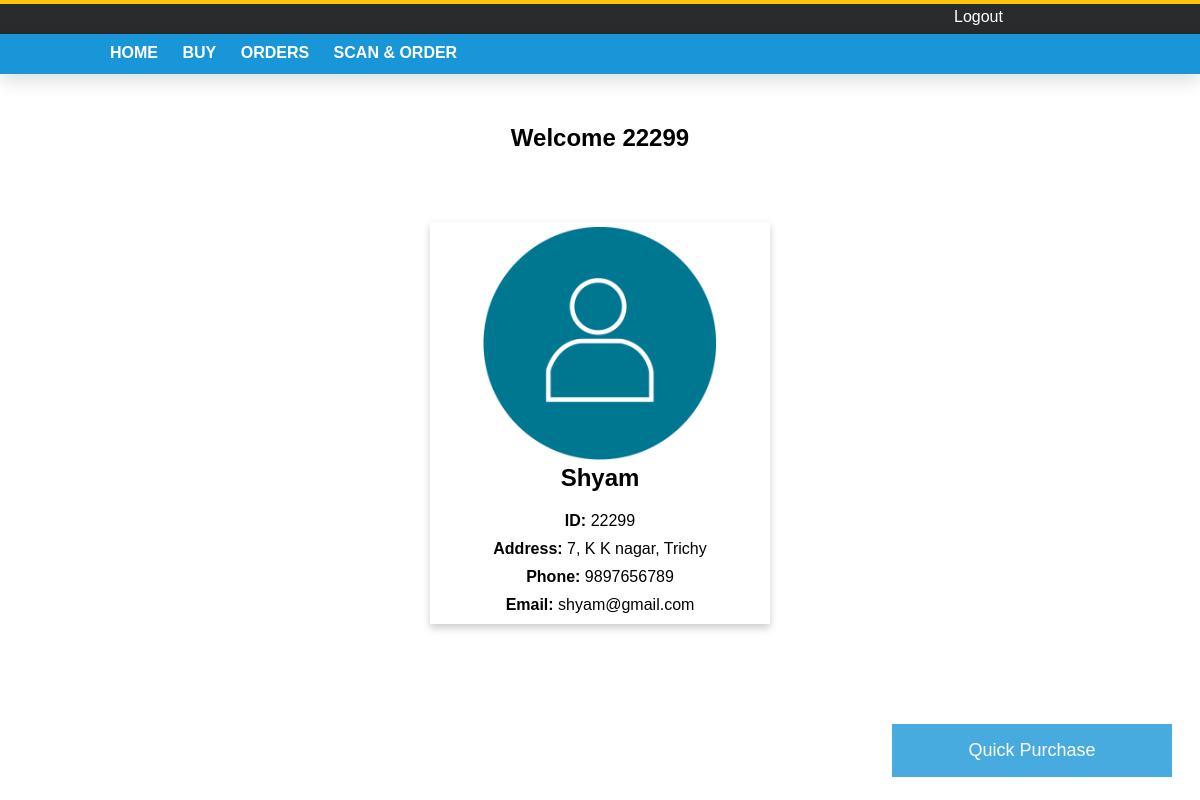
Screenshot of /Homepage.php (signed in) with the database file from the repository.
### tables this page shows
CREATE TABLE `customer` (
  `uid` varchar(20) NOT NULL,
  `pass` varchar(20) DEFAULT NULL,
  `fname` varchar(15) DEFAULT NULL,
  `lname` varchar(15) DEFAULT NULL,
  `email` varchar(30) DEFAULT NULL,
  `address` varchar(128) DEFAULT NULL,
  `phno` bigint(20) DEFAULT NULL
);

### Homepage.php (the view, shortened to what this page needs)
<?php
$servername = "localhost";
$username = "root";
$password = "";
$dbname = "drugdatabase";
$conn = new mysqli($servername, $username, $password, $dbname);
$guid = $_SESSION['currentuser'];
$query = "SELECT fname, uid, address, phno, email FROM customer WHERE uid=?";
$stmt = $conn->prepare($query);
$stmt->bind_param("s", $guid);
$stmt->execute();
$result = $stmt->get_result();
$user = $result->fetch_assoc();
?>
<!DOCTYPE html>
<html>
<head>
<link rel="stylesheet" href="css/Homepage.css">
</head>
<body>
<div class="main">
    <div class="topbar2">
        <div class="container1">
            <div class="logout-btn">
                <a href="Logout.php">Logout</a>
            </div>
        </div>
    </div>
    <div class="header">
        <div class="container2">
            <div class="navbar">
                <a href="Homepage.php?id=<?= urlencode($guid) ?>">HOME</a>
                <a href="Buy.php?id=<?= urlencode($guid) ?>">BUY</a>
                <a href="Orders.php?id=<?= urlencode($guid) ?>">ORDERS</a>
                <a href="scan.php?id=<?= urlencode($guid) ?>">SCAN & ORDER</a>
            </div>
        </div>
    </div>
</div>
<div class="active">
    <div class="filler"></div>
    <h2>Welcome <?php echo htmlspecialchars($guid); ?></h2>
    <?php if ($user): ?>
    <div class="filler2"></div>
    <div class="card">
        <img src="images/User.png" class="Avatar" width=234 height=234>
        <div class="container">
            <div class="space1"><b><?php echo htmlspecialchars($user['fname']); ?></b></div>
            <div class="filler3"></div>
            <div class="space"><b>ID: </b><?php echo htmlspecialchars($user['uid']); ?></div>
            <div class="space"><b>Address: </b><?php echo htmlspecialchars($user['address']); ?></div>
            <div class="space"><b>Phone: </b><?php echo htmlspecialchars($user['phno']); ?></div>
            <div class="space"><b>Email: </b><?php echo htmlspecialchars($user['email']); ?></div>
        </div>
    </div>
    <?php else: ?>
    <p>User data not found.</p>
    <?php endif; ?>
</div>
<button class="open-button" onclick="openForm()">Quick Purchase</button>
</body>
</html>

### css/Homepage.css (style rules this page uses)
body { margin: 0; padding: 0; font-family: sans-serif; background: white; }
.main { margin: 0 auto; width: 100%; height: auto; }
.topbar2 { width: 100%; height: 30px; background-color: #2a2b2c; }
.container1 { width: 1000px; height: 30px; background-color: transparent; margin: 0 auto; }
.container2 { width: 1000px; height: 30px; background-color: transparent; margin: 0 auto; }
.logout-btn { width: 150px; height: 30px; float: right; }
.logout-btn a { display: block; color: white; text-decoration: none; padding: 4px; }
.header { width: 100%; height: 40px; float: left; background-color:#1996d7; box-shadow: 0 0, 0 6px 20px 0 rgba(0, 0, 0, .14); }
.navbar { width: 700px; float: left; text-align: left; padding-top:10px; padding-bottom: 10px; }
.navbar a { display: inline-block; color: white; text-decoration:none; padding: 0 10px; font-weight:bold; }
.active { width:1000px; min-height:688px; background-color: white; margin: 0 auto; padding: 0px 20px 0px 20px; }
.filler { width:100%; height:50px; backgroud-color: transparent; }
.filler2 { width:100%; height:30px; backgroud-color: transparent; }
h2 { text-align: center; padding: 20px 0 20px 0; }
.card { width:340px; height: auto; box-shadow: 0 4px 8px 0 rgba(0,0,0,0.2); transition: 0.3s; margin: 0 auto; text-align:center; padding: 4px 0 10px 0; }
.space1 { font-size:24px; }
.filler3 { width:auto; height:10px; }
.space { padding-top:10px; }

### Homepage.php (style rules this page uses)
body { font-family: Arial, Helvetica, sans-serif; }
* { box-sizing: border-box; }
.open-button { background-color: #1996d7; color: white; padding: 16px 20px; border: none; cursor: pointer; opacity: 0.8; position: fixed; bottom: 23px; right: 28px; width: 280px; font-size:18px; }

### rows the page displays
customer: fname "Shyam", uid "22299", address "7, K K nagar, Trichy", phno "9897656789", email "shyam@gmail.com"

### other values shown
$guid "22299"
